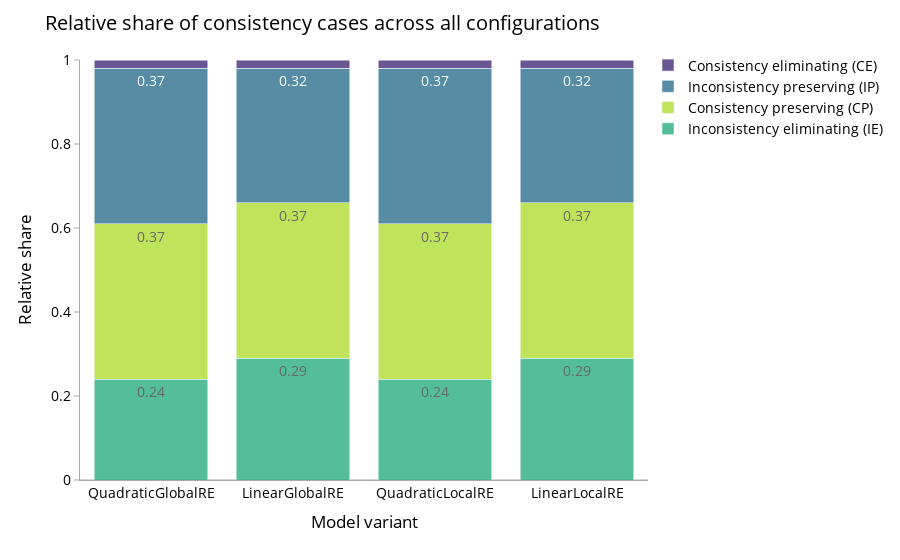

Notebook cell for this chart:
### Markdown cell above
### Barplots

### Code cell
fig3 = px.bar(go_overall_results, x="model_short_name", y=["rel_go_inconsistency_eliminating_case",
                         "rel_go_consistency_preserving_case",
                         "rel_go_inconsistency_preserving_case",
                         "rel_go_consistency_eliminating_case"], barmode="stack", text_auto=True
                  )
    
fig3.update_yaxes(range=[0.0, 1.0])
fig3.update_traces(name="Consistency preserving (CP)", marker_color=viridis[3], selector=dict(name='rel_go_consistency_preserving_case'))
fig3.update_traces(name="Inconsistency eliminating (IE)", marker_color=viridis[2], selector=dict(name='rel_go_inconsistency_eliminating_case'))
fig3.update_traces(name="Inconsistency preserving (IP)", marker_color=viridis[1], selector=dict(name='rel_go_inconsistency_preserving_case'))
fig3.update_traces(name="Consistency eliminating (CE)", marker_color=viridis[0], selector=dict(name="rel_go_consistency_eliminating_case"))

fig3.update_layout(template="plotly_white",
                   #paper_bgcolor="#e9e8e6",
                   #plot_bgcolor="#e9e8e6",
                   font={"color": "black", "size":14},
                   #width=860
                  )

fig3.update_xaxes(title="Model variant", showticklabels=True, showgrid=False, linecolor= 'DarkGrey')
fig3.update_yaxes(title="Relative share", ticks="outside", tickcolor="DarkGrey", showgrid=False, linecolor='DarkGrey', zeroline=True, zerolinecolor="DarkGrey",
                  zerolinewidth=1)
fig3.update_layout(legend_title_text="")
fig3.update_layout(legend={'traceorder':'reversed', 
                          "orientation":"v", "x":1.0, "y":1.025, "xanchor":"left"})
fig3.update_layout(title_text="Relative share of consistency cases across all configurations")
fig3.update_traces(opacity=0.8)
fig3.show()

### Figure 1 — Plotly figure (JSON) as saved in the notebook; plotly's stock layout.template omitted (floating-point values rounded to 4 significant figures)
{"data": [{"alignmentgroup": "True", "hovertemplate": "variable=rel_go_inconsistency_eliminating_case<br>model_short_name=%{x}<br>value=%{y}<extra></extra>", "legendgroup": "rel_go_inconsistency_eliminating_case", "marker": {"color": "#29ae80", "pattern": {"shape": ""}}, "name": "Inconsistency eliminating (IE)", "offsetgroup": "rel_go_inconsistency_eliminating_case", "opacity": 0.8, "orientation": "v", "showlegend": true, "textposition": "auto", "texttemplate": "%{y}", "type": "bar", "x": ["QuadraticGlobalRE", "LinearGlobalRE", "QuadraticLocalRE", "LinearLocalRE"], "xaxis": "x", "y": [0.24, 0.29, 0.24, 0.29], "yaxis": "y"}, {"alignmentgroup": "True", "hovertemplate": "variable=rel_go_consistency_preserving_case<br>model_short_name=%{x}<br>value=%{y}<extra></extra>", "legendgroup": "rel_go_consistency_preserving_case", "marker": {"color": "#b0dd31", "pattern": {"shape": ""}}, "name": "Consistency preserving (CP)", "offsetgroup": "rel_go_consistency_preserving_case", "opacity": 0.8, "orientation": "v", "showlegend": true, "textposition": "auto", "texttemplate": "%{y}", "type": "bar", "x": ["QuadraticGlobalRE", "LinearGlobalRE", "QuadraticLocalRE", "LinearLocalRE"], "xaxis": "x", "y": [0.37, 0.37, 0.37, 0.37], "yaxis": "y"}, {"alignmentgroup": "True", "hovertemplate": "variable=rel_go_inconsistency_preserving_case<br>model_short_name=%{x}<br>value=%{y}<extra></extra>", "legendgroup": "rel_go_inconsistency_preserving_case", "marker": {"color": "#2c718e", "pattern": {"shape": ""}}, "name": "Inconsistency preserving (IP)", "offsetgroup": "rel_go_inconsistency_preserving_case", "opacity": 0.8, "orientation": "v", "showlegend": true, "textposition": "auto", "texttemplate": "%{y}", "type": "bar", "x": ["QuadraticGlobalRE", "LinearGlobalRE", "QuadraticLocalRE", "LinearLocalRE"], "xaxis": "x", "y": [0.37, 0.32, 0.37, 0.32], "yaxis": "y"}, {"alignmentgroup": "True", "hovertemplate": "variable=rel_go_consistency_eliminating_case<br>model_short_name=%{x}<br>value=%{y}<extra></extra>", "legendgroup": "rel_go_consistency_eliminating_case", "marker": {"color": "#472c7a", "pattern": {"shape": ""}}, "name": "Consistency eliminating (CE)", "offsetgroup": "rel_go_consistency_eliminating_case", "opacity": 0.8, "orientation": "v", "showlegend": true, "textposition": "auto", "texttemplate": "%{y}", "type": "bar", "x": ["QuadraticGlobalRE", "LinearGlobalRE", "QuadraticLocalRE", "LinearLocalRE"], "xaxis": "x", "y": [0.02, 0.02, 0.02, 0.02], "yaxis": "y"}], "layout": {"barmode": "stack", "font": {"color": "black", "size": 14}, "legend": {"orientation": "v", "title": {"text": ""}, "tracegroupgap": 0, "traceorder": "reversed", "x": 1, "xanchor": "left", "y": 1.025}, "margin": {"t": 60}, "title": {"text": "Relative share of consistency cases across all configurations"}, "xaxis": {"anchor": "y", "domain": [0, 1], "linecolor": "DarkGrey", "showgrid": false, "showticklabels": true, "title": {"text": "Model variant"}}, "yaxis": {"anchor": "x", "domain": [0, 1], "linecolor": "DarkGrey", "range": [0, 1], "showgrid": false, "tickcolor": "DarkGrey", "ticks": "outside", "title": {"text": "Relative share"}, "zeroline": true, "zerolinecolor": "DarkGrey", "zerolinewidth": 1}}}
